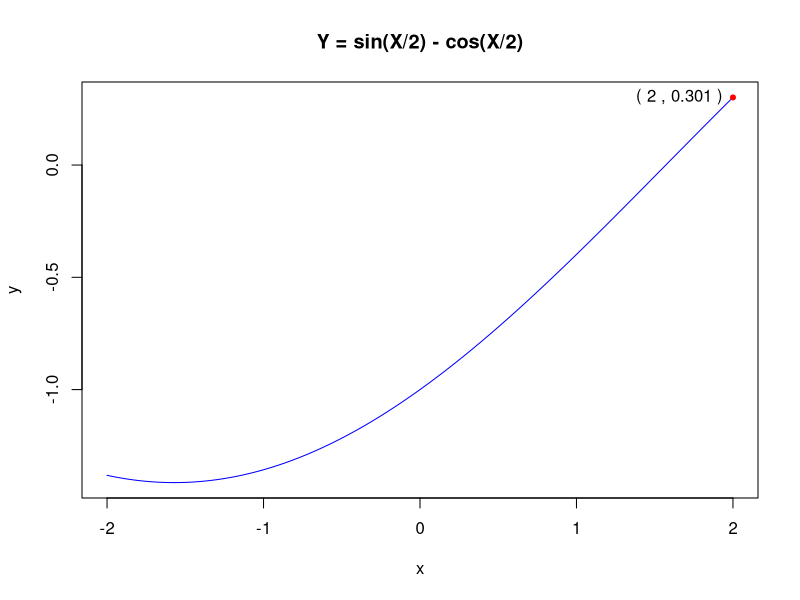
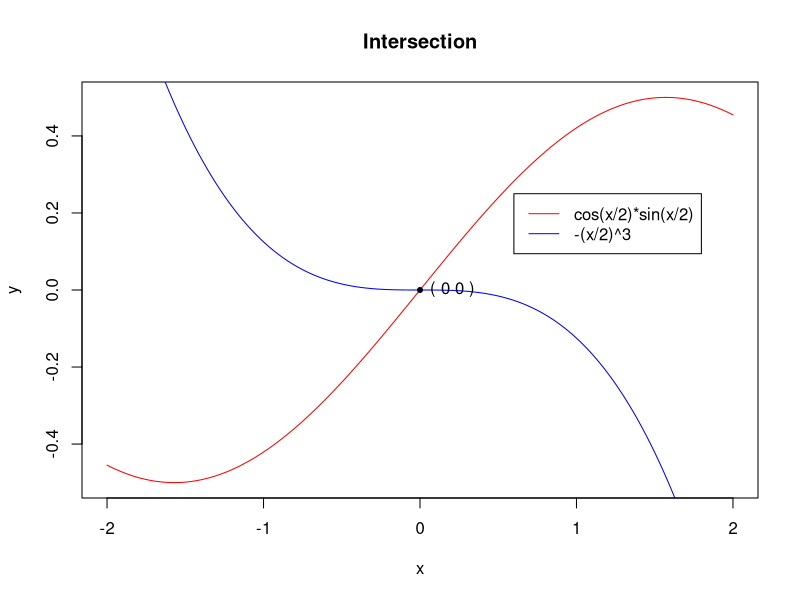
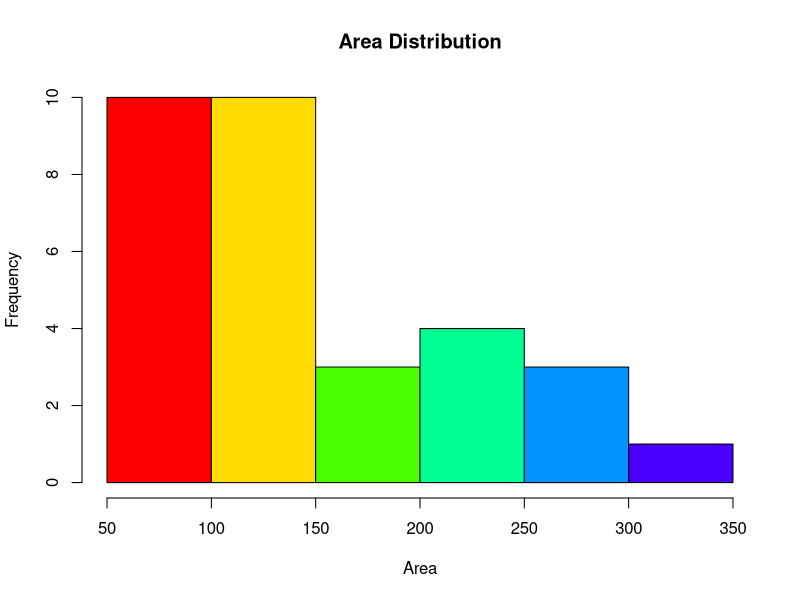
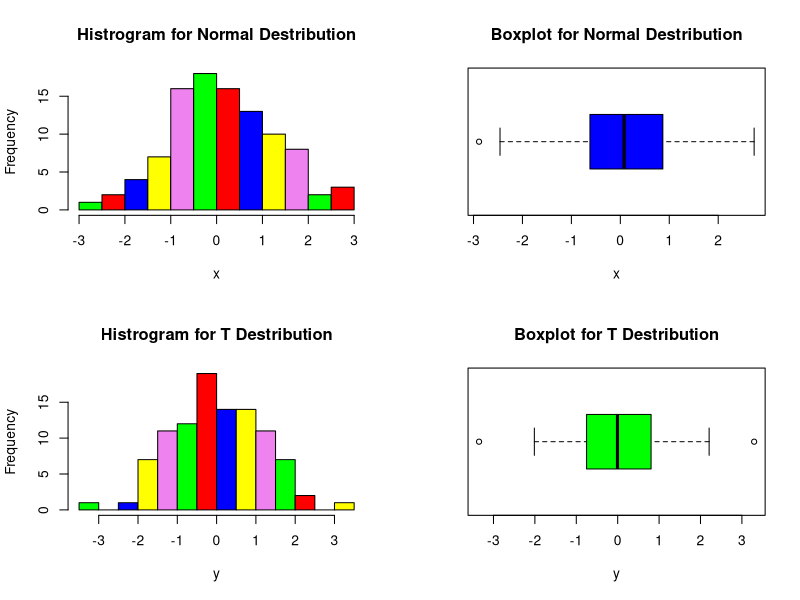
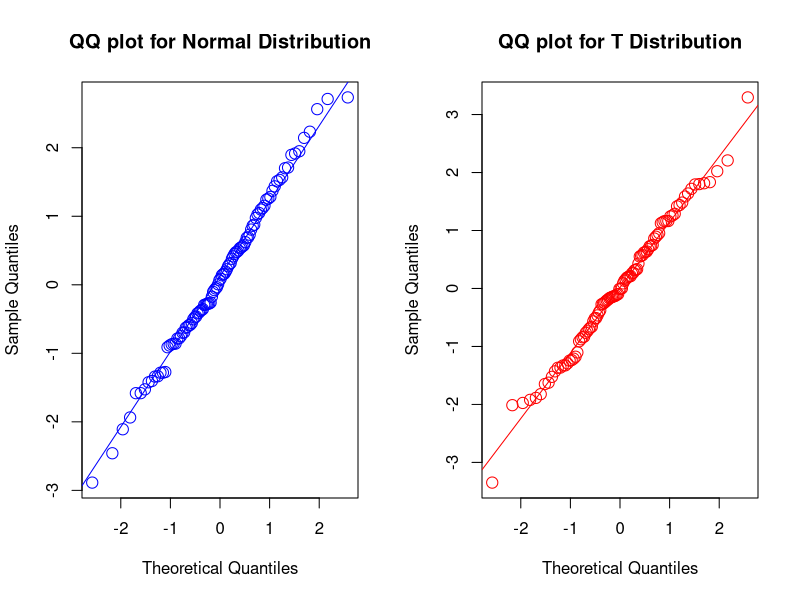

These charts were generated, in order, by the following R code:
## ---- chunk 1
# DO NOT ADD OR REVISE CODE HERE
knitr::opts_chunk$set(echo = TRUE, eval = TRUE)

## ---- chunk 2
q1_vector <- c(seq(1,5,by=1),sqrt(2),17*14,rep(c(2.5,5,7.5),3))
print(q1_vector)
## ---- chunk 3
q1_vector_7 <- q1_vector[q1_vector <= 7]
length(q1_vector_7)
## ---- chunk 4
q1_vector_sorted <- sort(q1_vector)
sum(q1_vector_sorted[5:10])
## ---- chunk 5
q1_vector_sqrd <- q1_vector^2
length(q1_vector_sqrd[q1_vector_sqrd > 25])
## ---- chunk 6
q1_vector_short <- c(head(q1_vector,1),tail(q1_vector,1))
prod(q1_vector_short)
## ---- chunk 7
trigfunc <- function(x) {
  y <- sin(x/2) - cos(x/2)
  return(y)
}

## ---- chunk 8
x <- seq(-2,2,length.out = 4001)
y <- trigfunc(x)

#x that corresponds to the minimum value in the vector y
x_value_at_min_y <- x[which.min(y)]

#output both the maximum y and corresponding x value
sprintf("Maximum value of y = %0.3f for x = %0.3f",round(max(y),3),round(x[which.max(y)],3))
## ---- chunk 9
y_max <- round(max(y),3)
x_max <- round(x[which.max(y)],3)
plot(x,y,col = "blue",type = "l")
points(x_max,y_max,col="red",pch = 20)
title(main = "Y = sin(X/2) - cos(X/2)")
text(x_max,y_max,paste('(',x_max,',',y_max,')'),pos =2)
## ---- chunk 10
#creating function
y1_func <- function(x) {
  return(cos(x/2)*sin(x/2))
}

y2_func <- function(x) {
  return(-(x/2)^3)
}

y1_equ <- y1_func(x)
y2_equ <- y2_func(x)

#intersection calculation
intersection_cal <- y1_equ == y2_equ
intersection_value <- c(x[intersection_cal],y1_equ[intersection_cal],y2_equ[intersection_cal])

#interction plot
plot(x,y1_equ,type = "l",col = "red",main = "Intersection",xlab = "x",ylab = "y")
lines(x,y2_equ,col = "blue")
points(x[intersection_cal],y1_equ[intersection_cal],col = "black",pch = 20)
text(x[intersection_cal],y1_equ[intersection_cal],paste("(",x[intersection_cal],y1_equ[intersection_cal],")"),pos = 4)
legend(x = 0.6,y = 0.25, legend = c("cos(x/2)*sin(x/2)", "-(x/2)^3"),lty = c(1,1),col = c("red","blue"))

## ---- chunk 11
data(trees)
str(trees)

#mean values for the three variables
apply(trees,2,mean)

#number of trees with Volume greater than the mean Volume
volume_greter_than_mean <- trees$Volume[trees$Volume>mean(trees$Volume)]
length(volume_greter_than_mean)
## ---- chunk 12
#radius calculation
radius <- trees$Girth/2

#area calculation
area <- pi*(radius^2)
length(area)
#IQR of areas
IQR(sort(area))
## ---- chunk 13
#Freedman-Diaconis (FD) method to break histrogram distribution
hist(area,breaks = "FD",main = "Area Distribution",xlab = "Area",ylab = "Frequency",col = rainbow(7))

## ---- chunk 14
#creating data frame
df_area <- data.frame(area)
trees[df_area == max(area),]

## ---- chunk 15
#random sample for y
set.seed(9999)
y <- rt(n=100,df=10)

#random sample for x
set.seed(123)
x <- rnorm(n=100,mean=0,sd=1.25)

#apply cbind
bind_data <- cbind(x,y)
round(apply(bind_data,2,IQR),4)
## ---- chunk 16
par(mfrow = c(2,2))

#Graphs for Normal Distribution
hist(x,breaks = "FD",main = "Histrogram for Normal Destribution",col = c("green","red","blue","yellow","violet"))
boxplot(x,main = "Boxplot for Normal Destribution",col = "blue",horizontal = TRUE,xlab="x")

#Graphs for T Distribution
hist(y,breaks = "FD",main = "Histrogram for T Destribution",col = c("green","red","blue","yellow","violet"))
boxplot(y,main = "Boxplot for T Destribution",col = "green",horizontal = TRUE,xlab="y")

## ---- chunk 17
par(mfrow = c(1,2))

#QQ plot for Normal Distribution
qqnorm(x,main = "QQ plot for Normal Distribution",col = "blue",cex = 1.5)
qqline(x,col = "blue")

#QQ plot for T Distribution
qqnorm(y,main = "QQ plot for T Distribution",col = "red",cex = 1.5)
qqline(y,col = "red")

#finding outlier using 3*IQR for Normal Distribution, we can see from the below $out value that there is no outlier present for this distribution
normal_box <- boxplot.stats(x,coef = 3)

if (length(normal_box$out) > 0) {
  print("Normal Distribution Outliers are: ")
  print(normal_box$out)
}else
{
  print("There are no outliers for Normal Distribution") 
}
 
#finding outlier using 3*IQR for T Distribution, we can see from the below $out value that there is no outlier present for this distribution
t_box <- boxplot.stats(y,coef = 3)

if (length(t_box$out) > 0) {
  print("T Distribution Outliers are: ")
  print(t_box$out)
}else
{
  print("There are no outliers for T Distribution") 
}

